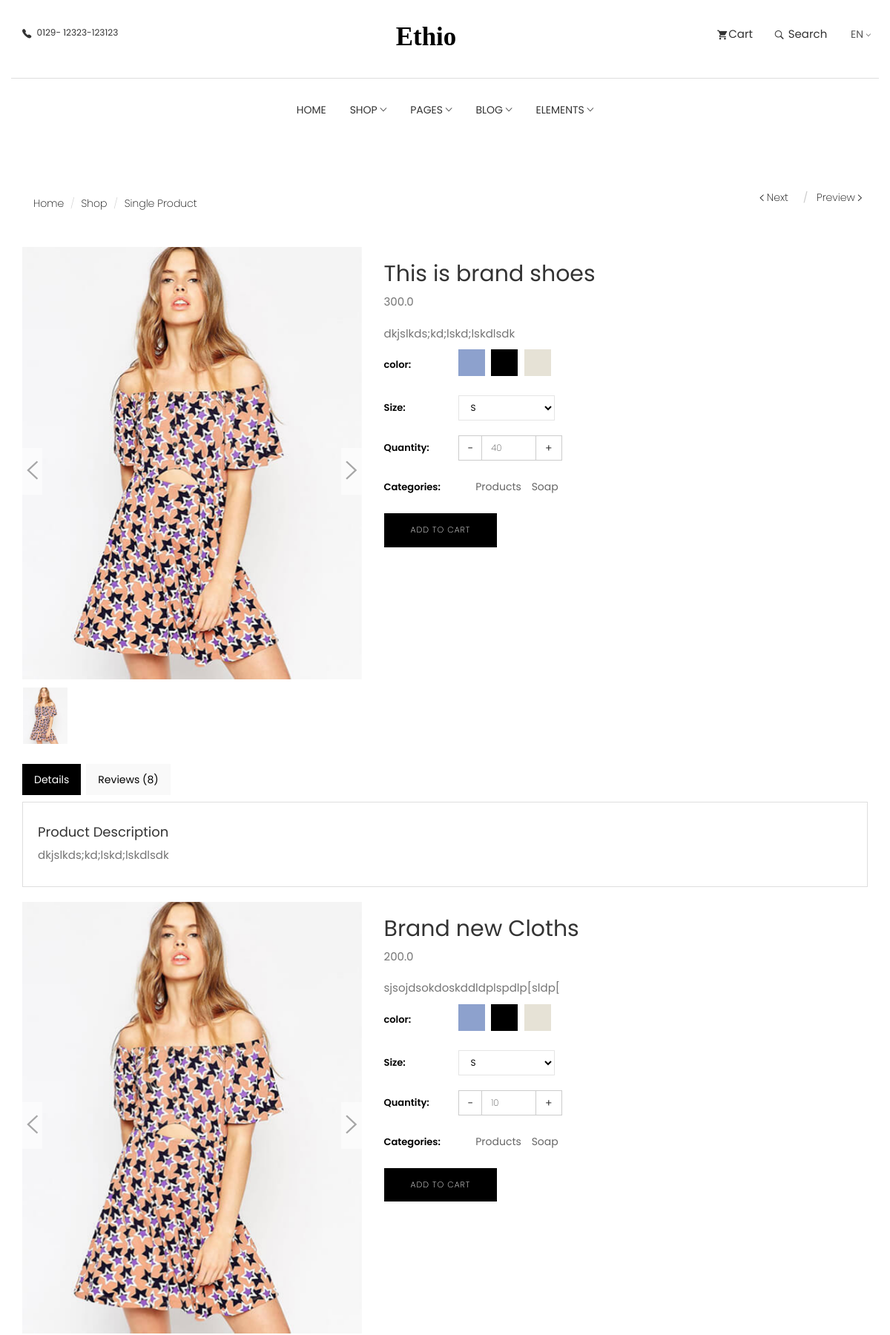
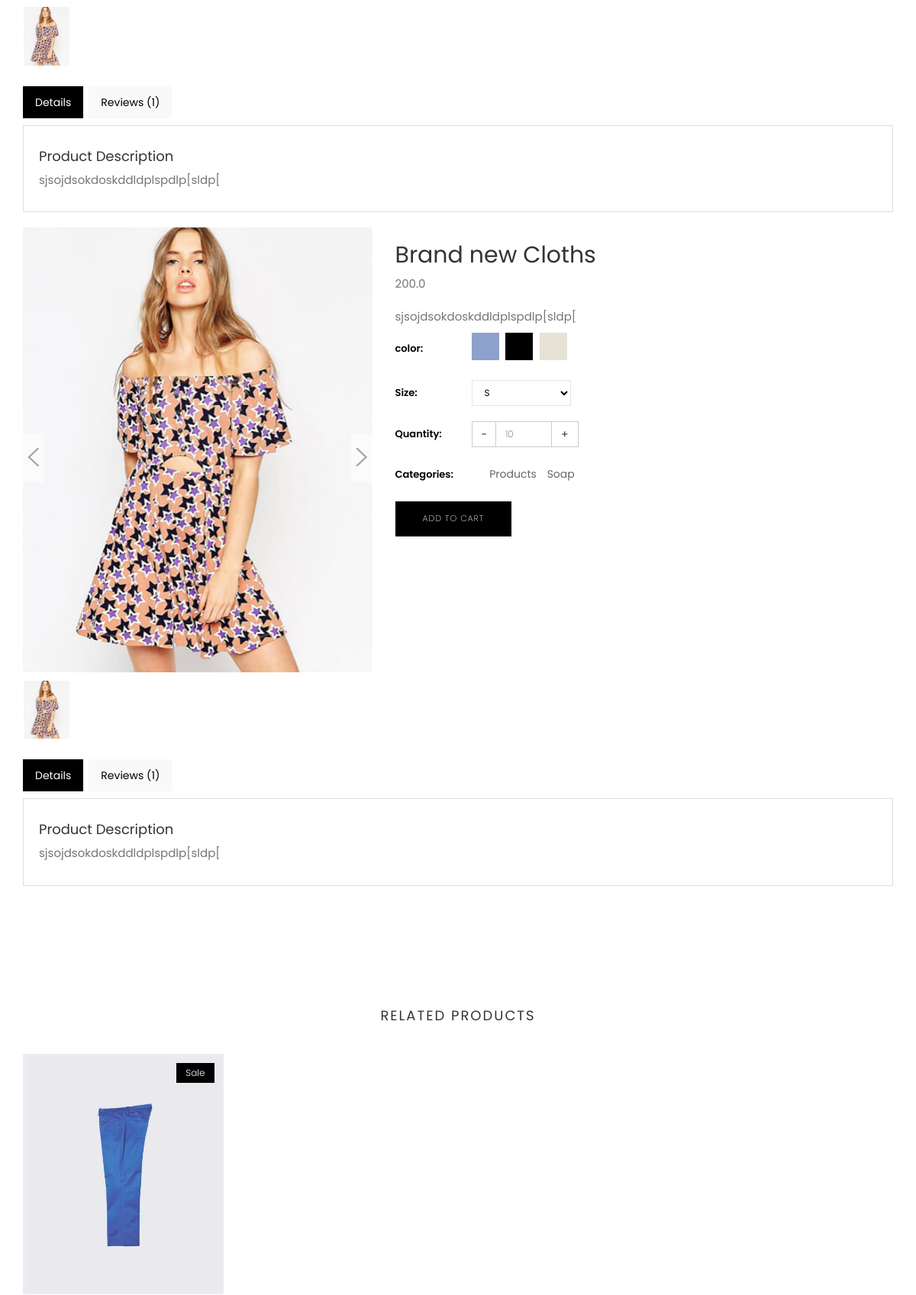
/mains/product-single/ (upper part), run on the app's committed database (2 pictures, top to bottom).
### Ecommerce_main/models.py (models this page shows, shortened)
class Product(models.Model):
    product_name = models.CharField(max_length=100)
    product_description = models.TextField()
    product_price = models.FloatField(null=True)
    product_quantity = models.IntegerField(null=True)
    product_size = models.CharField(max_length=5)
    product_color = models.CharField(max_length=10)
    product_image = models.ImageField(null=True, blank=True, upload_to='images/')
    product_catagories = models.CharField(max_length=10, null=True)
    def total_comments(self):
        return self.comments.count()  # Use the reverse relation from the Comment model

### Ecommerce_main/views.py (the view)
def Product_Single(request):
    products_with_comments = Product.objects.prefetch_related('comments__user').all()
    context = {
        'product_value': products_with_comments,
    }
    return render(request, 'product-single.html', context)

### Ecommerce_main/templates/product-single.html (shortened to what this page needs)
{% extends 'mains.html' %}
{% load static %}
{% block content %}
<section class="single-product">
    <div class="container">
        <div class="row">
            <div class="col-md-6">
                <ol class="breadcrumb">
                    <li><a href="{% url 'home'%}">Home</a></li>
                    <li><a href="{% url 'shop' %}">Shop</a></li>
                    <li class="active">Single Product</li>
                </ol>
            </div>
            <div class="col-md-6">
                <ol class="product-pagination text-right">
                    <li><a href="#"><i class="tf-ion-ios-arrow-left"></i> Next </a></li>
                    <li><a href="#">Preview <i class="tf-ion-ios-arrow-right"></i></a></li>
                </ol>
            </div>
        </div>
        {% for product_value in product_value %}
        <div class="row mt-20">
            <div class="col-md-5">
                <div class="single-product-slider">
                    <div id='carousel-custom' class='carousel slide' data-ride='carousel'>
                        <div class='carousel-outer'>
                            <div class='carousel-inner '>
                                <div class='item active'>
                                    <img src="{% static 'images/shop/single-products/product-1.jpg'%}" alt='' data-zoom-image=" {% static 'images/shop/single-products/product-1.jpg'%}" />
                                </div>
                            </div>
                            <a class='left carousel-control' href='#carousel-custom' data-slide='prev'>
                                <i class="tf-ion-ios-arrow-left"></i>
                            </a>
                            <a class='right carousel-control' href='#carousel-custom' data-slide='next'>
                                <i class="tf-ion-ios-arrow-right"></i>
                            </a>
                        </div>
                        <ol class='carousel-indicators mCustomScrollbar meartlab'>
                            <li data-target='#carousel-custom' data-slide-to='0' class='active'>
                                <img src="{% static 'images/shop/single-products/product-1.jpg'%}" alt='' />
                            </li>
                        </ol>
                    </div>
                </div>
            </div>
            <div class="col-md-7">
                <div class="single-product-details">
                    <h2>{{product_value.product_name}}</h2>
                    <p class="product-price">{{product_value.product_price}}</p>
                    <p class="product-description mt-20">
                        {{product_value.product_description}}
                    </p>
                    <div class="color-swatches">
                        <span>color:</span>
                        <ul>
                            <li>
                                <a href="#!" class="swatch-violet"></a>
                            </li>
                            <li>
                                <a href="#!" class="swatch-black"></a>
                            </li>
                            <li>
                                <a href="#!" class="swatch-cream"></a>
                            </li>
                        </ul>
                    </div>
                    <div class="product-size">
                        <span>Size:</span>
                        <select class="form-control">
                            <option>S</option>
                        </select>
                    </div>
                    <div class="product-quantity">
                        <span>Quantity:</span>
                        <div class="product-quantity-slider">
                            <input id="product-quantity" type="text" value="{{product_value.product_quantity}}" name="product-quantity" >
                        </div>
                    </div>
                    <div class="product-category">
                        <span>Categories:</span>
                        <ul>
                            <li><a href="#">Products</a></li>
                            <li><a href="#">Soap</a></li>
                        </ul>
                    </div>
                    <a href="{% url 'cart' %}" class="btn btn-main mt-20">Add To Cart</a>
                </div>
            </div>
        </div>
        <div class="row">
            <div class="col-xs-12">
                <div class="tabCommon mt-20">
                    <ul class="nav nav-tabs">
                        <li class="active"><a data-toggle="tab" href="#details-{{product_value.id}}" aria-expanded="true">Details</a></li>
                        <li class=""><a data-toggle="tab" href="#reviews-{{product_value.id}}" aria-expanded="false">Reviews ({{product_value.total_comments}})</a></li>
                    </ul>
                    <div class="tab-content patternbg">
                        <div id="details-{{product_value.id}}" class="tab-pane fade active in">
                            <h4>Product Description</h4>
                            <p>{{product_value.product_description}}</p>
                        </div>
                    </div>
                </div>
            </div>
        </div>
        {% endfor %}
    </div>
</section>
<section class="products related-products section">
    <div class="container">
        <div class="row">
            <div class="title text-center">
                <h2>Related Products</h2>
            </div>
        </div>
        <div class="row">
            <div class="col-md-3">
                <div class="product-item">
                    <div class="product-thumb">
                        <span class="bage">Sale</span>
                        <img class="img-responsive" src="{% static 'images/shop/products/product-5.jpg'%}" alt="product-img" />
                    </div>
                </div>
            </div>
        </div>
    </div>
</section>
{% endblock %}

### Ecommerce_main/templates/mains.html (shortened to what this page needs)
<!DOCTYPE html>
{% load static %}
<html lang="en">
<head>
  <link rel="stylesheet" href="{% static 'plugins/themefisher-font/style.css' %} ">
  <link rel="stylesheet" href="{% static 'plugins/bootstrap/css/bootstrap.min.css' %}">
  <link rel="stylesheet" href="{% static 'plugins/animate/animate.css' %}">
  <link rel="stylesheet" href=" {% static 'plugins/slick/slick.css' %}">
  <link rel="stylesheet" href="{% static 'plugins/slick/slick-theme.css' %}">
  <link rel="stylesheet" href="{% static 'css/style.css' %}">
</head>
<body>
  {% include 'partails/topheader.html' %}
  {% include 'partails/Main_Menu.html'%}
    {% block content%}{% endblock %}
  </body>
  </html>

### Ecommerce_main/templates/partails/topheader.html (shortened to what this page needs)
{%load static %}
<section class="top-header">
	<div class="container">
		<div class="row">
			<div class="col-md-4 col-xs-12 col-sm-4">
				<div class="contact-number">
					<i class="tf-ion-ios-telephone"></i>
					<span>0129- 12323-123123</span>
				</div>
			</div>
			<div class="col-md-4 col-xs-12 col-sm-4">
				<div class="logo text-center">
					<a href="{% url 'home' %}">
						<svg width="135px" height="29px" viewBox="0 0 155 29" version="1.1" xmlns="http://www.w3.org/2000/svg"
							xmlns:xlink="http://www.w3.org/1999/xlink">
							<g id="Page-1" stroke="none" stroke-width="1" fill="none" fill-rule="evenodd" font-size="40"
								font-family="AustinBold, Austin" font-weight="bold">
								<g id="Group" transform="translate(-108.000000, -297.000000)" fill="#000000">
									<text id="AVIATO">
										<tspan x="108.94" y="325">Ethio</tspan>
									</text>
								</g>
							</g>
						</svg>
					</a>
				</div>
			</div>
			<div class="col-md-4 col-xs-12 col-sm-4">
				<ul class="top-menu text-right list-inline">
					<li class="dropdown cart-nav dropdown-slide">
						<a href="#!" class="dropdown-toggle" data-toggle="dropdown" data-hover="dropdown"><i
								class="tf-ion-android-cart"></i>Cart</a>
					</li>
					<li class="dropdown search dropdown-slide">
						<a href="#!" class="dropdown-toggle" data-toggle="dropdown" data-hover="dropdown"><i
								class="tf-ion-ios-search-strong"></i> Search</a>
					</li>
					<li class="commonSelect">
						<select class="form-control">
							<option>EN</option>
						</select>
					</li>
				</ul>
			</div>
		</div>
	</div>
</section>

### Ecommerce_main/templates/partails/Main_Menu.html (shortened to what this page needs)
{% load static %}
<section class="menu">
	<nav class="navbar navigation">
		<div class="container">
			<div id="navbar" class="navbar-collapse collapse text-center">
				<ul class="nav navbar-nav">
					<li class="dropdown ">
						<a href="{% url 'home' %}">Home</a>
					</li>
					<li class="dropdown dropdown-slide">
						<a href="#!" class="dropdown-toggle" data-toggle="dropdown" data-hover="dropdown" data-delay="350"
							role="button" aria-haspopup="true" aria-expanded="false">Shop <span
								class="tf-ion-ios-arrow-down"></span></a>
					</li>
					<li class="dropdown full-width dropdown-slide">
						<a href="#!" class="dropdown-toggle" data-toggle="dropdown" data-hover="dropdown" data-delay="350"
							role="button" aria-haspopup="true" aria-expanded="false">Pages <span
								class="tf-ion-ios-arrow-down"></span></a>
					</li>
					<li class="dropdown dropdown-slide">
						<a href="#!" class="dropdown-toggle" data-toggle="dropdown" data-hover="dropdown" data-delay="350"
							role="button" aria-haspopup="true" aria-expanded="false">Blog <span
								class="tf-ion-ios-arrow-down"></span></a>
					</li>
					<li class="dropdown dropdown-slide">
						<a href="#!" class="dropdown-toggle" data-toggle="dropdown" data-hover="dropdown" data-delay="350"
							role="button" aria-haspopup="true" aria-expanded="false">Elements <span
								class="tf-ion-ios-arrow-down"></span></a>
					</li>
				</ul>
			</div>
		</div>
	</nav>
</section>

### data on the page
Product: product_name "This is brand shoes", product_price "300.0", product_description "dkjslkds;kd;lskd;lskdlsdk", product-quantity "40", total_comments "8"
Product: product_name "Brand new Cloths", product_price "200.0", product_description "sjsojdsokdoskddldplspdlp[sldp[", product-quantity "10", total_comments "1"
Product: product_name "Brand new Cloths", product_price "200.0", product_description "sjsojdsokdoskddldplspdlp[sldp[", product-quantity "10", total_comments "1"
